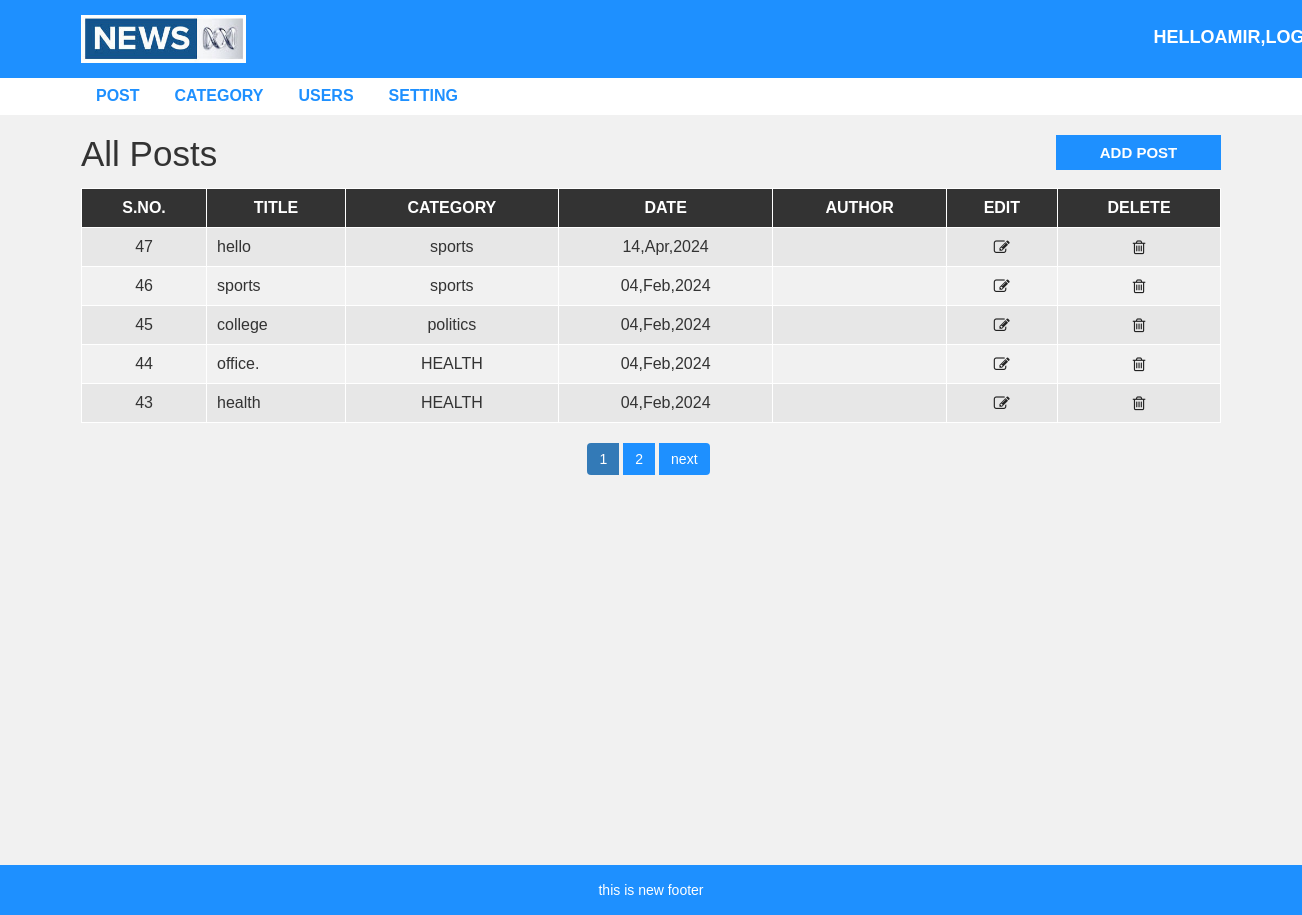
Page /admin/post.php (signed in) on the committed database.
### tables this page shows
CREATE TABLE `post` (
  `post_id` int(11) NOT NULL,
  `title` varchar(100) NOT NULL,
  `description` text NOT NULL,
  `category` varchar(100) NOT NULL,
  `post_date` varchar(50) NOT NULL,
  `author` int(11) NOT NULL,
  `post_img` varchar(100) NOT NULL
);

CREATE TABLE `category` (
  `category_id` int(11) NOT NULL,
  `category_name` varchar(100) NOT NULL,
  `post` int(11) NOT NULL DEFAULT 0
);

CREATE TABLE `settings` (
  `websitename` varchar(50) NOT NULL,
  `logo` varchar(50) NOT NULL,
  `footerdesc` varchar(50) NOT NULL
);

### admin/post.php (the view, shortened to what this page needs)
<?php include "header.php"; ?>
  <div id="admin-content">
      <div class="container">
          <div class="row">
              <div class="col-md-10">
                  <h1 class="admin-heading">All Posts</h1>
              </div>
              <div class="col-md-2">
                  <a class="add-new" href="add-post.php">add post</a>
              </div>
              <div class="col-md-12">
			  <?php
			  include "config.php";
			  $limit=5;
			  $page=$_GET["page"]??1;
			  if(isset($_GET["page"])){
				 $page=$_GET["page"];
			  }
			  else{
				  $page=1;
			  }
			  $offset=($page-1)*$limit;
			  $sql="select post.post_id,post.title,post.description,post.post_date,post.category,
			  category.category_name,user.username,post.category from post
			  left join category on post.category=category.category_id
			  left join user on post.author=user.user_id
			  order by post.post_id desc
			  limit {$offset},{$limit}";
			  $result=mysqli_query($conn,$sql)or die("query failed" . mysqli_error($conn));
			  if(mysqli_num_rows($result)>0){
			  ?>
                  <table class="content-table">
                      <thead>
                          <th>S.No.</th>
                          <th>Title</th>
                          <th>Category</th>
                          <th>Date</th>
                          <th>Author</th>
                          <th>Edit</th>
                          <th>Delete</th>
                      </thead>
                      <tbody>
					  <?php
					  while($row=mysqli_fetch_assoc($result)){
					  ?>
                          <tr>
                              <td class='id'><?php echo $row['post_id']?></td>
                              <td><?php echo $row['title']?></td>
                              <td><?php echo $row['category_name']?></td>
                              <td><?php echo $row['post_date']?></td>
                              <td><?php echo $row['username']?></td>
                              <td class='edit'><a href='update-post.php?id=<?php echo $row["post_id"]?>'><i class='fa fa-edit'></i></a></td>
                              <td class='delete'><a href='delete-post.php?id=<?php echo $row["post_id"]?>'><i class='fa fa-trash-o'></i></a></td>
                          </tr>
                         	  <?php
			  }
				  ?>
                      </tbody>
                  </table>
				  <?php
			  }
			 $sql1="select * from post";
			 $result1=mysqli_query($conn,$sql1)or die ("query failed");
			 if(mysqli_num_rows($result1)>0){
				 $total_records=mysqli_num_rows($result1);
				 $total_page=ceil($total_records/$limit);
				 echo "<ul class='pagination admin-pagination'>";
				for($i=1; $i<=$total_page; $i++){
					if($i==$page){
						$active="active";
					}
					else{
						$active="";
					}
					echo '<li class="'.$active.'"><a href="post.php?page='.$i.'">'.$i.'</a></li>';
				}
					if($total_page > 1){
				echo '<li><a href="post.php?page='.($page+1).'">next</a></li>';
				}
				echo "</ul>";
			 }
				?>
              </div>
          </div>
      </div>
  </div>
<?php include "footer.php"; ?>

### admin/footer.php
<div id ="footer">
    <div class="container">
        <div class="row">
            <div class="col-md-12">
			<?php
			include "config.php";
			$sql = "select * from settings";
			$result=mysqli_query($conn,$sql) or die("query failled");
			if(mysqli_num_rows($result)>0){
				while($row=mysqli_fetch_assoc($result)){
			?>
                <span><?php echo $row["footerdesc"];?></span>
			<?php
			}
			}
			?>
            </div>
        </div>
    </div>
</div>
</body>
</html>

### css/style.css (style rules this page uses)
body { background: #f1f1f1; font-family: sans-serif,arial,Helvetica; }
a, a:hover, a:focus { text-decoration: none; outline: none; }
ul { margin:0; padding:0; list-style:none; }
#admin-content { padding: 20px 0; min-height: 750px; }
#admin-content .admin-heading { font-size: 35px; margin: 0 0 15px; }
#admin-content .add-new { color: #fff; background-color: #1E90FF; font-size: 15px; font-weight: 600; text-align: center; text-transform: uppercase; padding: 7px 10px; display: block; transition: all 0.3s; }
#admin-content .content-table { border: 1px solid #000; width: 100%; margin: 0 0 20px; }
#admin-content .content-table thead { color: #fff; background-color: #333; }
#admin-content .content-table th { padding: 10px; border: 1px solid #fff; font-weight: 600; text-align: center; text-transform: uppercase; }
#admin-content .content-table tbody { color: #333; }
#admin-content .content-table tbody tr { background-color: #e7e7e7; }
#admin-content .content-table tbody tr:nth-child(even) { background-color: transparent; }
#admin-content .content-table tbody td { padding: 10px; border: 1px solid #fff; text-align: center; }
#admin-content .content-table tbody td:nth-child(2) { text-align: left; }
#admin-content .admin-pagination { margin: 0; }
#admin-content .admin-pagination li a { display: block; }
.id, .edit, .delete { text-align:center; }
.pagination { display: block; text-align: center; margin: 0; }
.pagination li { display:inline-block; margin: 0 5px 0 0; }
.pagination li a { border: none; background: #1e90ff; color: #fff; }
i.fa { color:#222; }
#footer { color: #fff; padding:15px 0; text-align:center; background-color:#1e90ff; }

### rows in the picture
post: post_id "47", title "hello", category.category_name "sports", post_date "14,Apr,2024"
post: post_id "46", title "sports", category.category_name "sports", post_date "04,Feb,2024"
post: post_id "45", title "college", category.category_name "politics", post_date "04,Feb,2024"
post: post_id "44", title "office.", category.category_name "HEALTH", post_date "04,Feb,2024"
post: post_id "43", title "health", category.category_name "HEALTH", post_date "04,Feb,2024"
settings: footerdesc "this is new footer"

### other values in the picture
$_SESSION["username"] "AMIR"
